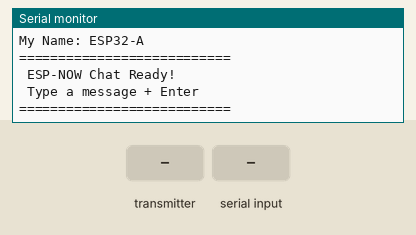
Bench run of a sketch on a simulated ESP32. On the bench: the last lines printed to the serial monitor. The test bench sets the inputs (shaded band).

Above: at 1.2 s.
1.3 s: the transmitter starts sending sender = 0
At 1.61 s:
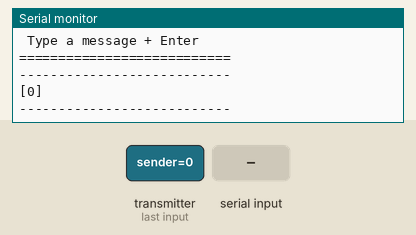
2.8 s: "1\n" received over Serial
At 3.11 s:
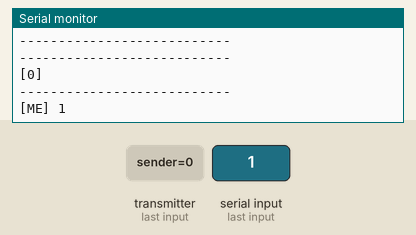

Measured:
- after the input at 1.3 s, the serial monitor: prints a new line at once (image 1)
- after the input at 2.8 s, the serial monitor: prints a new line at once (image 2)

The sketch:

main.ino
```cpp
#include <esp_now.h>
#include <WiFi.h>

// ============================================
// ⚠️ CHANGE THESE TWO LINES FOR EACH ESP32
// For ESP32 A: myName = "ESP32-A", fill peerMAC with ESP32 B's MAC address
// For ESP32 B: myName = "ESP32-B", fill peerMAC with ESP32 A's MAC address
// ============================================
const char* myName = "ESP32-A";
uint8_t peerMAC[] = {0xEF, 0x34, 0x56, 0x78, 0x90, 0xAB}; // MAC address of other ESP32

// ============================================

typedef struct Message {
  char sender[20];
  char text[500];
} Message;

Message outgoing;
Message incoming;
esp_now_peer_info_t peerInfo;

// Called when a message is sent
void onSent(const uint8_t *mac, esp_now_send_status_t status) {
  if (status != ESP_NOW_SEND_SUCCESS) {
    Serial.println("[STATUS] Send Failed ✗");
  }
}

// Called when a message is received
void onReceive(const esp_now_recv_info_t *info, const uint8_t *data, int len) {
  memcpy(&incoming, data, sizeof(incoming));
  Serial.println("---------------------------");
  Serial.print("[");
  Serial.print(incoming.sender);
  Serial.print("] ");
  Serial.println(incoming.text);
  Serial.println("---------------------------");
}

void setup() {
  Serial.begin(115200);
  WiFi.mode(WIFI_STA);

  Serial.print("My MAC: ");
  Serial.println(WiFi.macAddress());
  Serial.print("My Name: ");
  Serial.println(myName);

  // Init ESP-NOW
  if (esp_now_init() != ESP_OK) {
    Serial.println("[ERROR] ESP-NOW init failed!");
    return;
  }

  // Register callbacks
  esp_now_register_send_cb(onSent);
  esp_now_register_recv_cb(onReceive);

  // Register peer
  memcpy(peerInfo.peer_addr, peerMAC, 6);
  peerInfo.channel = 0;
  peerInfo.encrypt = false;

  if (esp_now_add_peer(&peerInfo) != ESP_OK) {
    Serial.println("[ERROR] Failed to add peer!");
    return;
  }

  Serial.println("===========================");
  Serial.println(" ESP-NOW Chat Ready!");
  Serial.println(" Type a message + Enter");
  Serial.println("===========================");
}

void loop() {
  // Read message from Serial Monitor (PC → ESP)
  if (Serial.available()) {
    String input = Serial.readStringUntil('\n');
    input.trim();

    if (input.length() > 0) {
      // Pack the message
      strncpy(outgoing.sender, myName, sizeof(outgoing.sender));
      strncpy(outgoing.text, input.c_str(), sizeof(outgoing.text));

      // Send via ESP-NOW
      esp_now_send(peerMAC, (uint8_t *)&outgoing, sizeof(outgoing));

      Serial.print("[ME] ");
      Serial.println(input);
    }
  }
}
```
